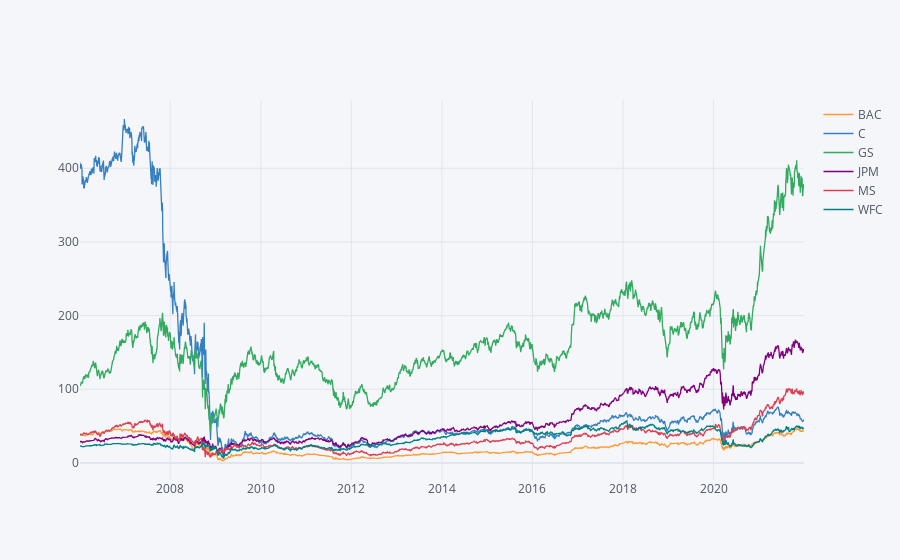

Write notebook code for a chart like this one.
### Code cell
bank_stocks.xs(key='Close',axis=1,level='Stock Info').iplot()

### Figure 1 — Plotly figure (JSON) as saved in the notebook; plotly's stock layout.template omitted (floating-point values rounded to 4 significant figures; data arrays with more than 128 entries replaced by an {"elided": "..."} marker saying what was removed)
{"data": [{"line": {"color": "rgba(255, 153, 51, 1.0)", "dash": "solid", "shape": "linear", "width": 1.3}, "mode": "lines", "name": "BAC", "text": "", "type": "scatter", "x": {"elided": "4028 str values"}, "y": {"elided": "4028 float values"}}, {"line": {"color": "rgba(55, 128, 191, 1.0)", "dash": "solid", "shape": "linear", "width": 1.3}, "mode": "lines", "name": "C", "text": "", "type": "scatter", "x": {"elided": "4028 str values"}, "y": {"elided": "4028 float values"}}, {"line": {"color": "rgba(50, 171, 96, 1.0)", "dash": "solid", "shape": "linear", "width": 1.3}, "mode": "lines", "name": "GS", "text": "", "type": "scatter", "x": {"elided": "4028 str values"}, "y": {"elided": "4028 float values"}}, {"line": {"color": "rgba(128, 0, 128, 1.0)", "dash": "solid", "shape": "linear", "width": 1.3}, "mode": "lines", "name": "JPM", "text": "", "type": "scatter", "x": {"elided": "4028 str values"}, "y": {"elided": "4028 float values"}}, {"line": {"color": "rgba(219, 64, 82, 1.0)", "dash": "solid", "shape": "linear", "width": 1.3}, "mode": "lines", "name": "MS", "text": "", "type": "scatter", "x": {"elided": "4028 str values"}, "y": {"elided": "4028 mixed values"}}, {"line": {"color": "rgba(0, 128, 128, 1.0)", "dash": "solid", "shape": "linear", "width": 1.3}, "mode": "lines", "name": "WFC", "text": "", "type": "scatter", "x": {"elided": "4028 str values"}, "y": {"elided": "4028 float values"}}], "layout": {"legend": {"bgcolor": "#F5F6F9", "font": {"color": "#4D5663"}}, "paper_bgcolor": "#F5F6F9", "plot_bgcolor": "#F5F6F9", "title": {"font": {"color": "#4D5663"}}, "xaxis": {"gridcolor": "#E1E5ED", "showgrid": true, "tickfont": {"color": "#4D5663"}, "title": {"font": {"color": "#4D5663"}, "text": ""}, "zerolinecolor": "#E1E5ED"}, "yaxis": {"gridcolor": "#E1E5ED", "showgrid": true, "tickfont": {"color": "#4D5663"}, "title": {"font": {"color": "#4D5663"}, "text": ""}, "zerolinecolor": "#E1E5ED"}}}
